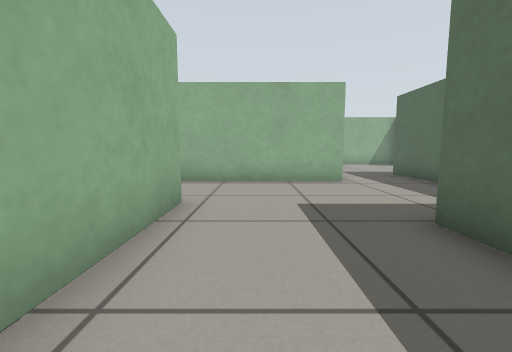
[1] (above)

16 first-person views from a walk through a Gazebo world. The camera is 0.5 m above the floor, tilts 6° down and sees 90° across. The floor is counted in squares, 0.5 m on a side. Each view is taken from the middle of a square. On the plan, view 1 faces up. The plan holds only what a view shows up to about 11 squares ahead; the rest is blank.

[2]
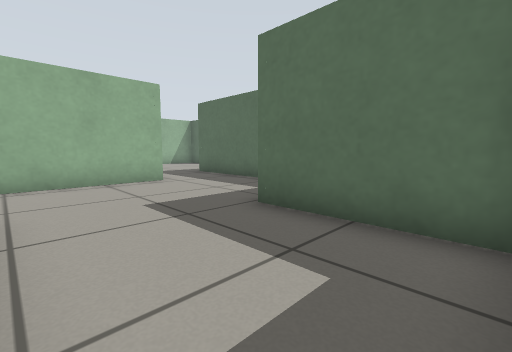

[3]
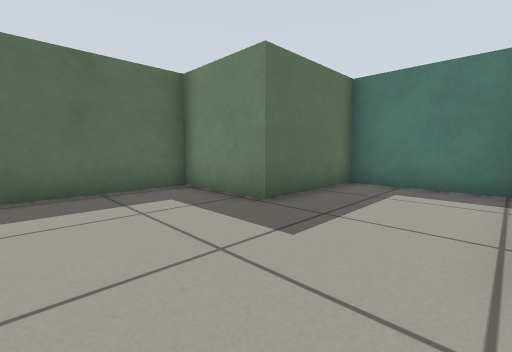

[4]
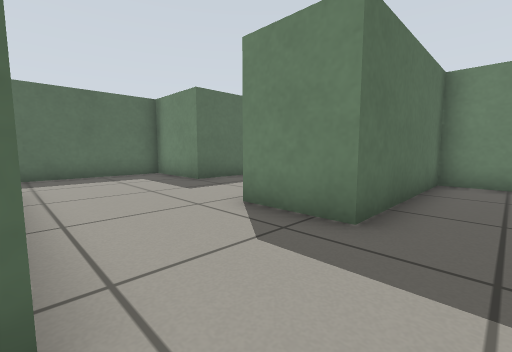

[5]
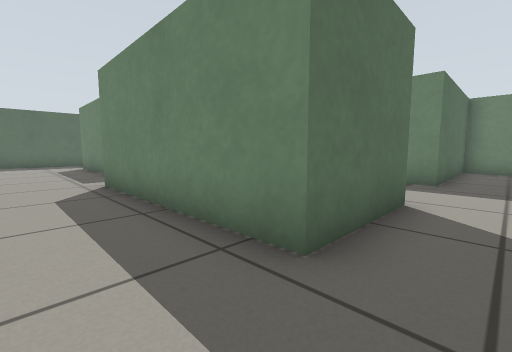

[6]
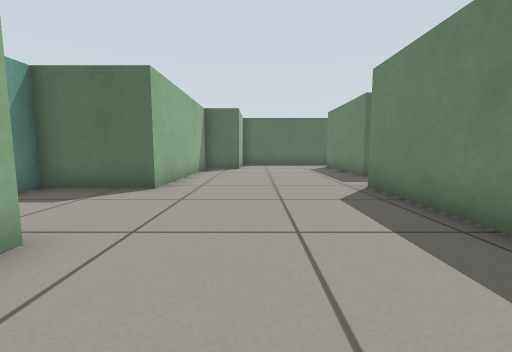

[7]
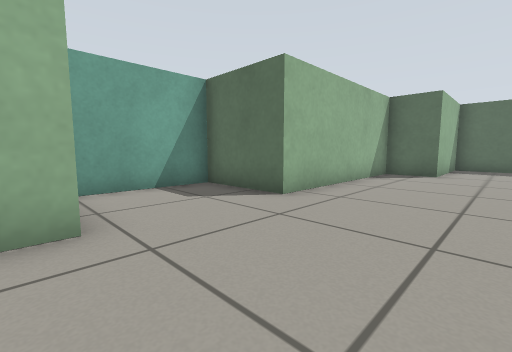

[8]
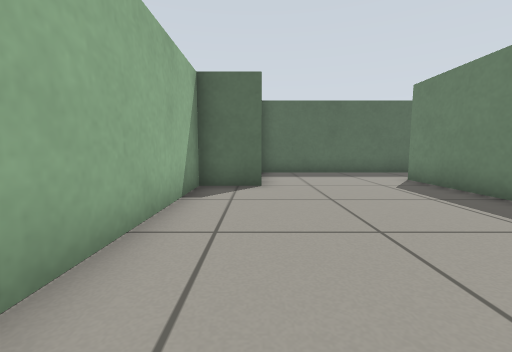

[9]
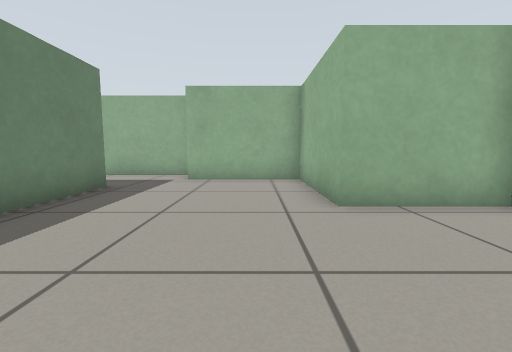

[10]
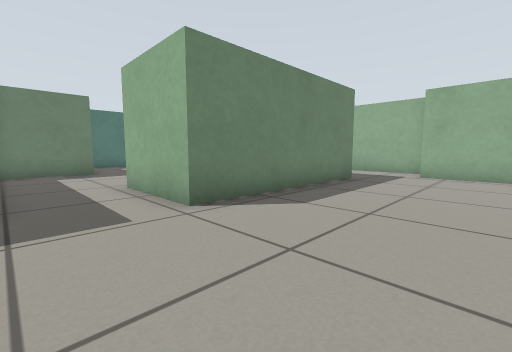

[11]
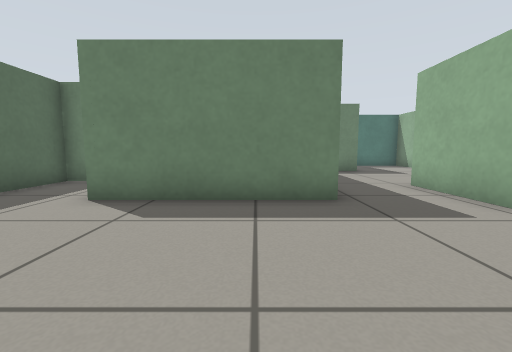

[12]
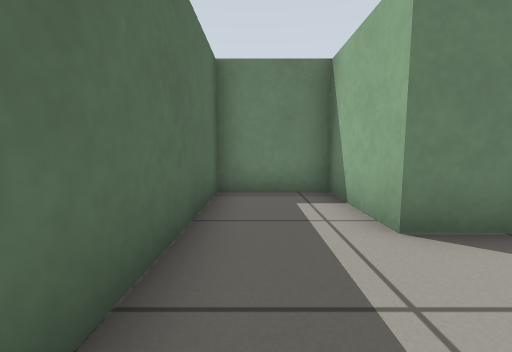

[13]
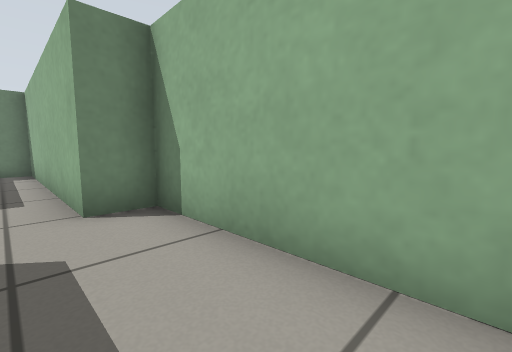

[14]
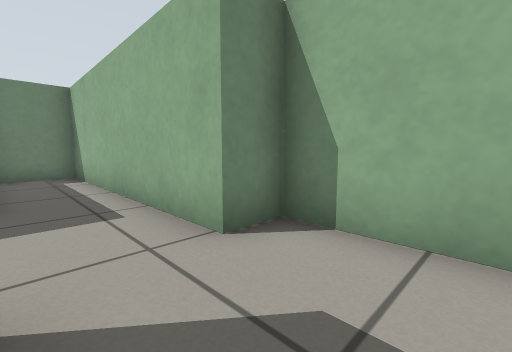

[15]
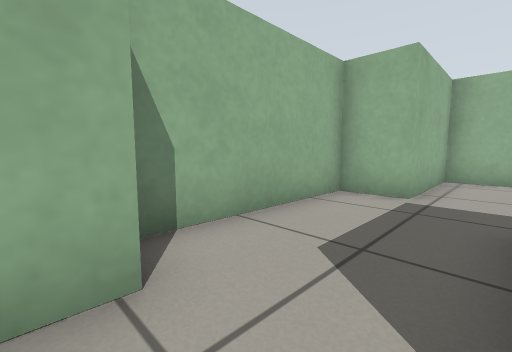

[16]
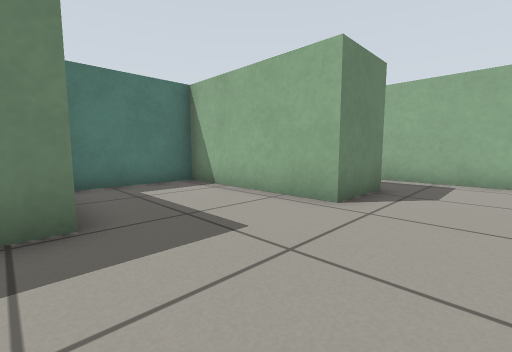

### Floor plan
Ten units are one square. View 1 is at (0, 0); x grows to the right and y downward. Boxes are objects, and circles mark ways between rooms. Rooms are numbered by the first view taken in them; rooms with no view inside come last. Other rooms are left out.
<svg viewBox="-74 -200 208 209">
<path fill="none" stroke="#000" d="M-14 -47 -14 4 24 4 24 -34 54 -34 54 -66M27 -79 -14 -79M-14 -79 -24 -79M54 -66 54 -100 103 -100 103 -71 129 -71 129 -148M-37 -79 -37 -110 27 -110 27 -79M-14 -195 -14 -165 -54 -165 -54 -128 -69 -128 -69 -77 -58 -77 -58 4 -37 4 -37 -47 -14 -47M120 -148 89 -148 89 -165 24 -165 24 -194 -9 -194"/>
<circle cx="-25" cy="-60" r="3" fill="#2a7"/>
<circle cx="40" cy="-73" r="3" fill="#2a7"/>
<text x="10" y="-40">1</text>
<text x="20" y="-120">2</text>
</svg>
Room 1 opens to room 2.

Where each view was taken, in squares from view 1:
view 1: 0 up, 0 right, facing up
view 2: 0 up, 1 left, facing up-right
view 3: 7 up, 1 left, facing down-right
view 4: 8 up, 5 left, facing down-right
view 5: 13 up, 5 left, facing down-right
view 6: 14 up, 4 left, facing right
view 7: 13 up, 2 left, facing up-right
view 8: 15 up, 2 right, facing right
view 9: 15 up, 3 right, facing left
view 10: 15 up, 5 right, facing down-left
view 11: 15 up, 7 right, facing down
view 12: 13 up, 12 right, facing down
view 13: 12 up, 5 left, facing down-left
view 14: 10 up, 4 left, facing down-left
view 15: 7 up, 4 left, facing up-left
view 16: 7 up, 3 right, facing down-left
